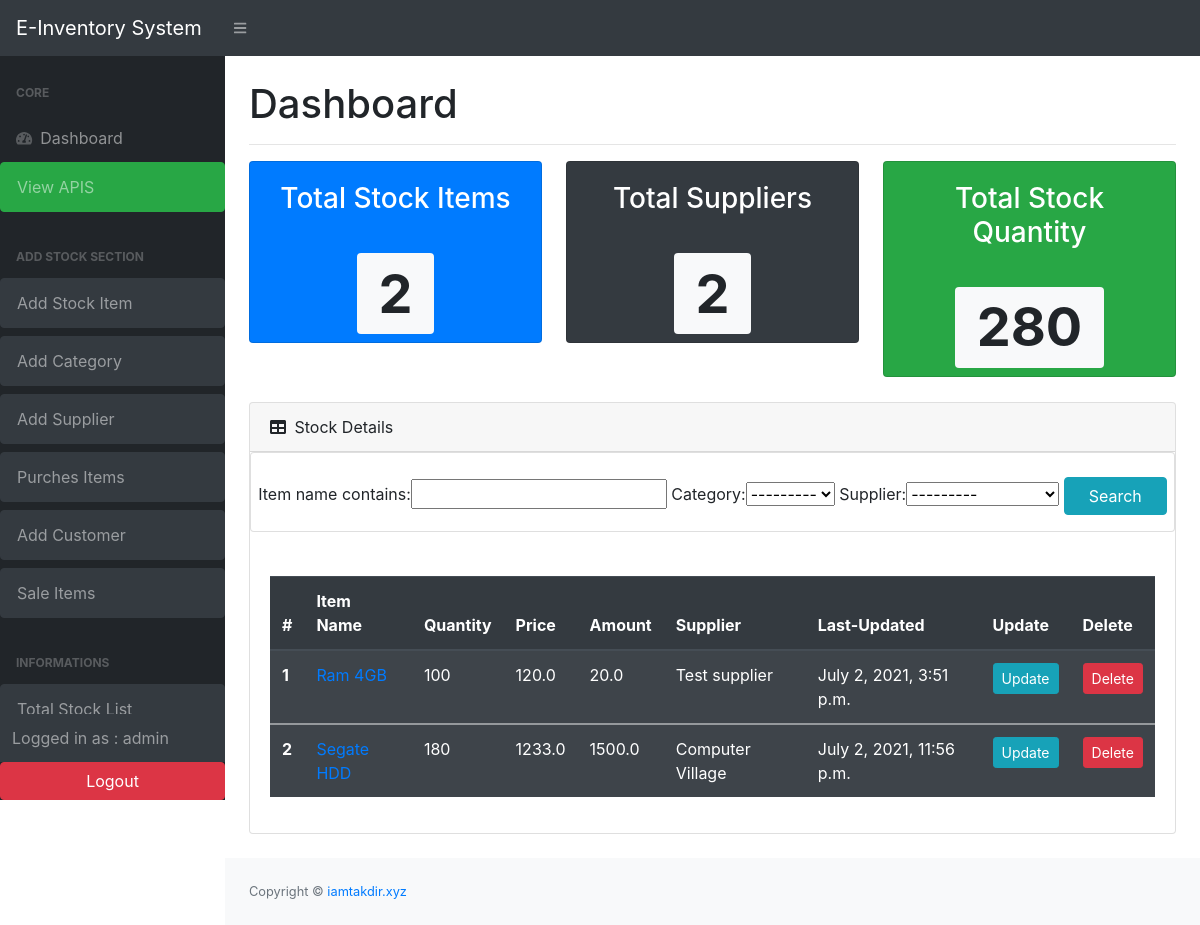
Page / (signed in) on the earlier database version.
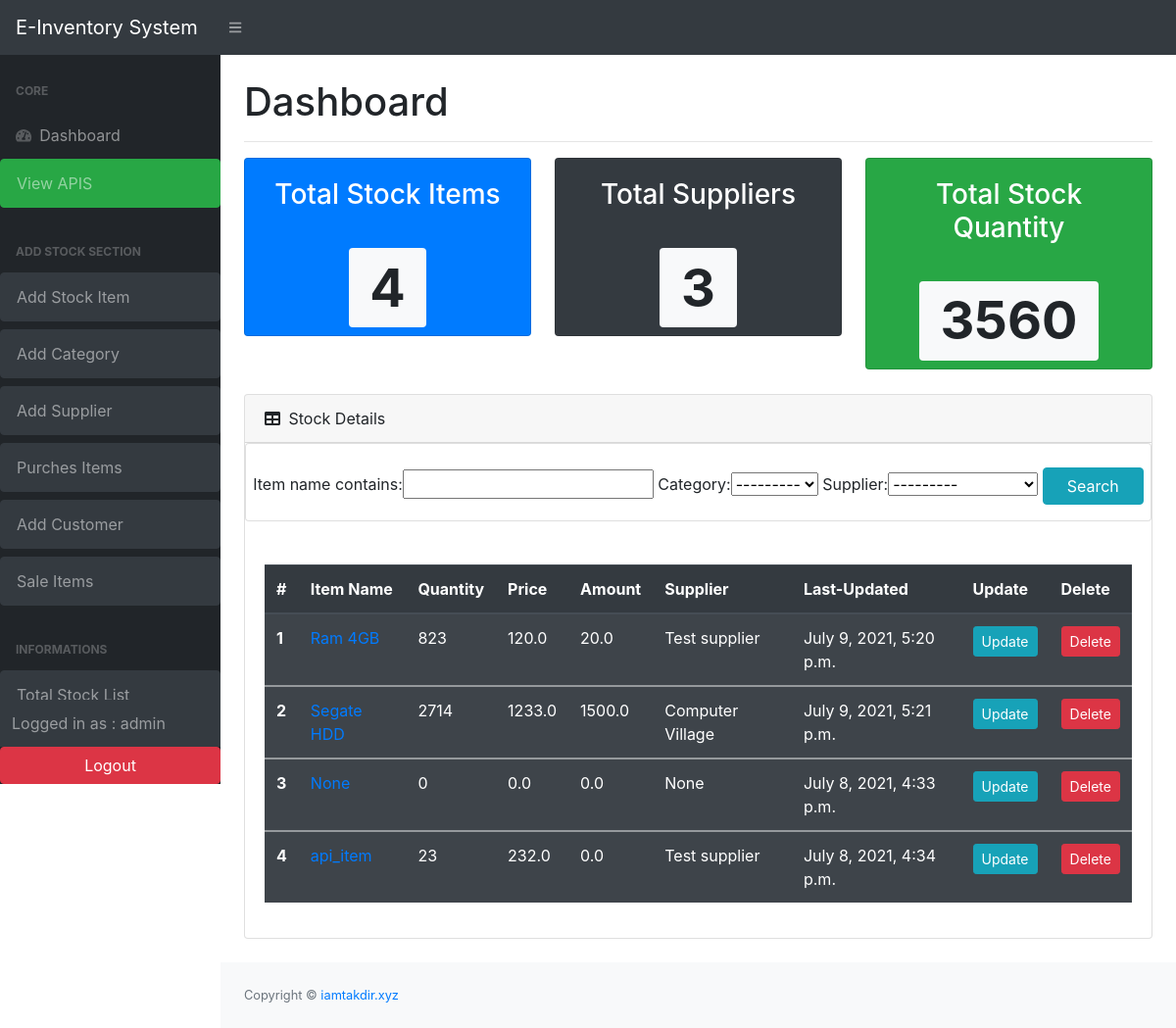
Same page on the later database version.
### stock/models.py (models this page shows, shortened)
class Stock( models.Model):
    id = models.AutoField(primary_key=True)
    category =models.ForeignKey(Category, on_delete=models.SET_NULL, null=True,blank=True)
    item_name = models.CharField(max_length=200, null=True)
    quantity = models.IntegerField(default=0)
    price = models.FloatField(null=True, blank=True,default= 0)
    amount = models.FloatField(null=True, blank=True,default= 0)
    supplier= models.ForeignKey(Supplier, on_delete=models.SET_NULL, null=True,blank=True)
    last_updated=models.DateTimeField(auto_now_add=False,auto_now=True)
    timestamp= models.DateTimeField(auto_now_add=True,auto_now=False,)
    is_deleted = models.BooleanField(default=False)

class Supplier (models.Model):
    sup_name = models.CharField(max_length=200, null=True,)
    sup_mobile = models.CharField(max_length=200, null=True, blank=True)
    sup_email = models.CharField(max_length=200, null=True, blank=True)
    sup_note = models.TextField(blank=True, null=True)
    def __str__(self):
        return self.sup_name

### stock/views.py (the view)
# urls.py: path('', views.list_items, name='home'),
@login_required(login_url='user_login')
def list_items(request):
    items = Stock.objects.all()
    supplier=Supplier.objects.all()
    customer = Customer.objects.all()
    total_items= items.count()
    total_supplier = supplier.count()
    total_quantity=[]
    for item in items:
        if item.quantity is None:
            item.quantity = 0
        else:
            total_quantity.append(item.quantity)
    total_quantity=sum(total_quantity)
    search= Filter(request.GET, queryset=items)
    items = search.qs
    context = {
    'items':items,
    'search':search,
    'total_items':total_items,
    'total_supplier':total_supplier,
    'total_quantity':total_quantity,
    'customer':customer,
    }
    return render (request, 'stock/itmes.html', context)

### stock/models.py (called while the page is built)
    def __str__(self):
        return self.cat_name

### stock/templates/stock/itmes.html (shortened to what this page needs)
{% extends "base.html" %}
{% block content %}
{% load crispy_forms_tags %}
<main>
    <div class="container-fluid">
        <h1 class="mt-4 mb-3">Dashboard</h1>
        <hr>
        <div class="row">
            <div class="col-xl-4 col-md-6  text-center">
                <div class="card bg-primary text-white mb-4">
                    <div class="card-body">
                        <h3>Total Stock Items</h3>
                    </div>
                    <div class=" text-center">
                        <h1 class="display-3"><span class="badge badge-light">{{total_items}}</span></h1>
                    </div>
                </div>
            </div>
            <div class="col-xl-4 col-md-6 text-center">
                <div class="card bg-dark text-white mb-4">
                    <div class="card-body">
                        <h3>Total Suppliers</h3>
                    </div>
                    <div class=" text-center">
                        <h1 class="display-3"><span class="badge badge-light">{{total_supplier}}</span></h1>
                    </div>
                </div>
            </div>
            <div class="col-xl-4 col-md-6 text-center">
                <div class="card bg-success text-white mb-4">
                    <div class="card-body">
                        <h3>Total Stock Quantity</h3>
                    </div>
                    <div class=" text-center">
                        <h1 class="display-3"><span class="badge badge-light">{{total_quantity}}</span></h1>
                    </div>
                </div>
            </div>
            <div class="col-xl-3 col-md-6">
            </div>
        </div>
        <div class="card mb-4">
            <div class="card-header">
                <i class="fas fa-table mr-1"></i>
                Stock Details
            </div>
            <div class="form-group card mb-4">
                <form class="form-group" action="" method="GET">
                    <br>
                    <div class="text-center">
                        {{search.form}}
                        <input class="btn btn-info pl-4 pr-4" type="submit" value="Search" name="" id="">
                    </div>
                </form>
            </div>
            <div class="card-body">
                <div class="table-responsive">
                    <table class="table table-striped table-dark">
                        <thead>
                            <tr>
                                <th scope="col">#</th>
                                <th scope="col">Item Name</th>
                                <th scope="col">Quantity</th>
                                <th scope="col">Price</th>
                                <th scope="col">Amount</th>
                                <th scope="col">Supplier</th>
                                <th scope="col">Last-Updated</th>
                                <th scope="col">Update</th>
                                <th scope="col">Delete</th>
                            </tr>
                        </thead>
                        {% for item in items %}
                        <tbody>
                            <tr>
                                <th scope="row">{{ forloop.counter }}</th>
                                <td><a href="{% url 'stock_details' item.id %}">{{item.item_name}}</a></td>
                                <td>{{item.quantity}}</td>
                                <td>{{item.price}}</td>
                                <td>{{item.amount}}</td>
                                <td>{{item.supplier}}</td>
                                <td>{{item.last_updated}}</td>
                                <td c><a href="{% url 'update_stock' item.id %}"><button type="button"
                                            class="btn btn-info btn-sm">Update</button></a></td>
                                <td><a href="{% url 'delete_stock' item.id %}"><button type="button"
                                            class="btn btn-danger btn-sm">Delete</button></a></td>
                            </tr>
                        </tbody>
                        {% endfor%}
                    </table>
                </div>
            </div>
        </div>
    </div>
</main>
{% endblock %}

### stock/templates/base.html (shortened to what this page needs)
<!DOCTYPE html>
{% load static %}
{% load crispy_forms_tags %}
<html lang="en">
<head>
    <link rel="stylesheet" href="https://stackpath.bootstrapcdn.com/bootstrap/4.1.3/css/bootstrap.min.css"
>
    {% include "layouts/backend_css.html" %}
</head>
<body class="sb-nav-fixed">
    {% include "layouts/backend_nav.html" %}
    <div id="layoutSidenav">
        {% include "layouts/backend_sidebar.html" %}
        <div id="layoutSidenav_content">
            {% block content %}
            {% endblock content %}
            {% include "layouts/backend_footer.html" %}
        </div>
    </div>
</body>
</html>

### stock/templates/layouts/backend_css.html (shortened to what this page needs)
{% load static %}
<link href="https://cdn.datatables.net/1.10.20/css/dataTables.bootstrap4.min.css" rel="stylesheet"
 />
<link href="{% static '/css/styles.css' %}" rel="stylesheet" />

### stock/templates/layouts/backend_nav.html (shortened to what this page needs)
<nav class="sb-topnav navbar navbar-expand navbar-dark bg-dark">
    <a class="navbar-brand" href="{% url 'list_items' %}">E-Inventory System</a>
    <button class="btn btn-link btn-sm order-1 order-lg-0" id="sidebarToggle" href="{% url 'list_items' %}"><i
            class="fas fa-bars"></i></button>
</nav>

### stock/templates/layouts/backend_sidebar.html (shortened to what this page needs)
<div id="layoutSidenav_nav">
    <nav class="sb-sidenav accordion sb-sidenav-dark" id="sidenavAccordion">
        <div class="sb-sidenav-menu">
            <div class="nav">
                <div class="sb-sidenav-menu-heading">Core</div>
                <a class="nav-link" href="{% url 'list_items' %}">
                    <div class="sb-nav-link-icon"><i class="fas fa-tachometer-alt"></i></div>
                    Dashboard
                </a>
                <a class="nav-link collapsed btn btn-success mb-2" href="{% url 'schema-swagger-ui' %}"> View APIS
                </a>
                <div class="sb-sidenav-menu-heading">Add Stock Section</div>
                <a class="nav-link collapsed btn btn-dark mb-2" href="{% url 'add_stock' %}"> Add Stock Item
                </a>
                <a class="nav-link collapsed btn btn-dark mb-2" href="{% url 'add_category' %}"> Add Category
                </a>
                <a class="nav-link collapsed btn btn-dark mb-2" href="{% url 'add_sup' %}"> Add Supplier
                </a>
                <a class="nav-link collapsed btn btn-dark mb-2" href="{% url 'purchase' %}"> Purches Items
                </a>
                <a class="nav-link collapsed btn btn-dark mb-2" href="{% url 'add_cust' %}"> Add Customer
                </a>
                <a class="nav-link collapsed btn btn-dark mb-2" href="{% url 'sale' %}"> Sale Items
                </a>
                <div class="sb-sidenav-menu-heading">Informations</div>
                <a class="nav-link collapsed btn btn-dark mb-2" href="{% url 'total_list' %}"> Total Stock List
                </a>
            </div>
        </div>
        <div class="sb-sidenav-footer">
            <div class="p">Logged in as : {{request.user}}</div>
        </div>
        <div class="sb-sidenav-menu-heading text-center">
            {% if user.is_authenticated %}
            <form method="POST" action="{% url 'logout' %}">
                <button class="btn btn-danger" type="submit" style="padding-left: 85px; padding-right: 85px;">Logout
                </button>
            </form>
            {% else %}
            <button class="btn btn-info" type="submit" style="padding-left: 85px; padding-right: 85px;">login
            </button>
            {% endif %}
        </div>
    </nav>
</div>

### stock/templates/layouts/backend_footer.html
<footer class="py-4 bg-light mt-auto">
    <div class="container-fluid">
        <div class="d-flex align-items-center justify-content-between small">
            <div class="text-muted">Copyright &copy; <a href="http://iamtakdir.xyz">iamtakdir.xyz</a> </div>
        </div>
    </div>
</footer>

### stock/templates/layouts/backend_js.html (shortened to what this page needs)
{% load static %}

Differences in the rows shown:
changed Stock "Ram 4GB": quantity "100" → "823"; last_updated "July 2, 2021, 3:51 p.m." → "July 9, 2021, 5:20 p.m."
changed Stock "Segate HDD": quantity "180" → "2714"; last_updated "July 2, 2021, 11:56 p.m." → "July 9, 2021, 5:21 p.m."
added Stock: item_name "None", quantity "0", price "0.0", amount "0.0", supplier "None", last_updated "July 8, 2021, 4:33 p.m."
added Stock: item_name "api_item", quantity "23", price "232.0", amount "0.0", supplier "Test supplier", last_updated "July 8, 2021, 4:34 p.m."
Other differences:
{{ total_items }}: "2" → "4"
{{ total_supplier }}: "2" → "3"
{{ total_quantity }}: "280" → "3560"
